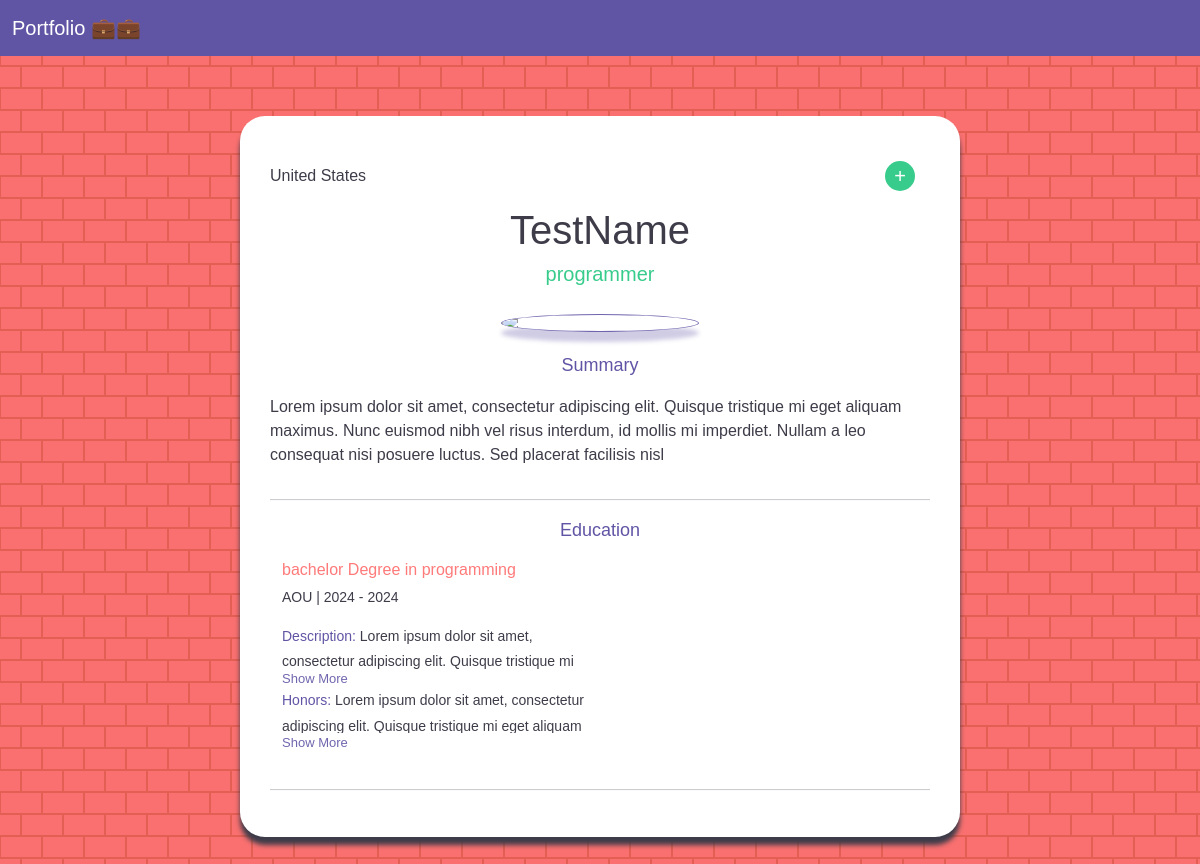
The page /details/1 on the database its author committed.
### main.py (models this page shows)
class Users(db.Model):
    __tablename__ = "users"
    id: Mapped[int] = mapped_column(primary_key=True)
    name: Mapped[str] = mapped_column(String(255))
    email: Mapped[str] = mapped_column(String(255), unique=True)
    phone: Mapped[str] = mapped_column(String(20))
    job_title: Mapped[str] = mapped_column(String(255))
    country: Mapped[str] = mapped_column(String(255))
    summary: Mapped[str] = mapped_column(Text)
    educations: Mapped[List["Education"]] = relationship(back_populates="user", cascade="all, delete-orphan")
    experiences: Mapped[List["Experience"]] = relationship(back_populates="user", cascade="all, delete-orphan")
    skills: Mapped[List["Skills"]] = relationship(back_populates="user", cascade="all, delete-orphan")
    projects: Mapped[List["Projects"]] = relationship(back_populates="user", cascade="all, delete-orphan")

class Education(db.Model):
    __tablename__ = "education"
    education_id: Mapped[int] = mapped_column(primary_key=True)
    user_id: Mapped[int] = mapped_column(Integer, ForeignKey('users.id'), nullable=False)
    degree: Mapped[str] = mapped_column(String(255))
    institution: Mapped[str] = mapped_column(String(255))
    field_of_study: Mapped[str] = mapped_column(String(255))
    start_date: Mapped[Date] = mapped_column(Date)
    end_date: Mapped[Date] = mapped_column(Date)
    description: Mapped[str] = mapped_column(Text)
    honors: Mapped[str] = mapped_column(Text)
    user: Mapped["Users"] = relationship(back_populates="educations")

### main.py (the view)
@app.route("/details/<int:user_id>")
def user_details(user_id):
    user = db.session.execute(db.select(Users).where(Users.id == user_id)).scalar()
    return render_template("user_details.html", user=user)

### templates/user_details.html (shortened to what this page needs)
{% extends "index.html" %}
{% block content %}
{% if user %}
   <div class="huge-card">
      <div class="contact-header">
         <span>{{ user.country }}</span>
         <div class="expansion-tile">
            <div class="expansion-header">
               <span class="icon">+</span>
            </div>
         </div>
      </div>
      <div class="main-info">
         <h1>{{ user.name }}</h1>
         <h5>{{ user.job_title }}</h5>
         <img src="https://cdn.pixabay.com/photo/2015/10/05/22/37/blank-profile-picture-973460_960_720.png" class="small-img">
         <p class="section-title">Summary</p>
         <p>{{ user.summary }}</p>
         <hr>
          {% if user.educations %}
         <div>
            <div class="container text-center">
               <p class="section-title">Education</p>
               <div class="row text-start ">
                  {% for education in user.educations %}
                 <div class="col-sm-12 col-lg-6 div-margin" style="font-size: 14px; margin-bottom: 20px;">
                  <h6>{{ education.degree }} Degree in {{ education.field_of_study }}</h6>
                  <p>{{ education.institution }} | {{ education.start_date.year }} - {{ education.end_date.year }}</p>
                  {% with project_id=education.education_id, field_name="EducationDescription", field_info=education.description, field_heading="Description"%}
                        {% include  "expand-text.html" %}
                  {% endwith %}
                  {% with project_id=education.education_id, field_name="EducationHonors", field_info=education.honors, field_heading="Honors"%}
                        {% include  "expand-text.html" %}
                  {% endwith %}
                 </div>
                 {% endfor %}
               </div>
             </div>
         </div>
         <hr>
          {% endif %}
      </div>
   </div>
{% endif %}
{% endblock %}

### templates/expand-text.html
<div id="text-{{ field_name }}-{{ project_id }}" class="text-container">
    {% if field_heading %}
    <span class="secondary-header">{{ field_heading }}:</span> {{ field_info }}
    {% else %}
    {{ field_info }}
    {% endif %}
</div>
<span id="toggle-{{ field_name }}-{{ project_id }}" class="show-more ">Show More</span>

### static/css/styles.css (style rules this page uses)
body { background-color: #FA7070; font-family: "Poppins", sans-serif; font-style: normal; }
.text-container { overflow: hidden; max-height: 3.2em; position: relative; line-height: 1.8em; transition: max-height 0.3s ease; }
.show-more { cursor: pointer; color: hsl(248, 32%, 49%, 0.9); text-decoration: none; font-size: 13px; }
.secondary-header { color: hsl(248, 32%, 49%); }
.contact-header { display: flex; justify-content: space-between; flex-direction: row; align-items:center; }
.huge-card { width: 60%; padding: 30px; min-width: 300px; margin: 100px; box-shadow: 0px 8px 5px ; background-color: white; border-radius: 25px; color: hsl(249, 10%, 26%); margin-left: 20%; margin-top: 5%; }
hr { background-color: hsl(246, 25%, 77%, 0.3); height: 2px; width: 100%; }
.main-info { display: flex; justify-content: space-between; flex-direction: column; justify-content: center; align-items: center; }
.expansion-header { display: flex; justify-content: start; align-items: center; padding: 15px; color: black; cursor: pointer; }
h5 { color: hsl(154, 59%, 51%); font-weight: 100; }
h6 { color: hsl(0, 100%, 74%) ; }
.expansion-header .icon { text-align: center; background-color: hsl(154, 59%, 51%); width: 30px; height: 30px; border-radius: 50%; font-size: 20px; transition: transform 0.3s ease; color: white; }
.small-img { width: 30%; border-radius: 50%; margin: 20px; border: 1px solid hsl(248, 32%, 49%, 0.9); box-shadow:0px 10px 4px hsl(248, 32%, 49%, 0.3); }
.section-title { font-size: 18px; color: hsl(248, 32%, 49%); }

### rows shown on the page
Users: country "United States", name "TestName", job_title "programmer", summary "Lorem ipsum dolor sit amet, consectetur adipiscing elit. Quisque tristique mi eget aliquam maximus. Nunc euismod nibh vel risus interdum, id mollis mi imperdiet. Nullam a leo consequat nisi posuere luctus. Sed placerat facilisis nisl"
Education: degree "bachelor", field_of_study "programming", institution "AOU", start_date.year "2024", end_date.year "2024", field_heading "Description Honors", description "Lorem ipsum dolor sit amet, consectetur adipiscing elit. Quisque tristique mi Lorem ipsum dolor sit amet, consectetur adipiscing elit. Quisque tristique mi eget aliquam…"
